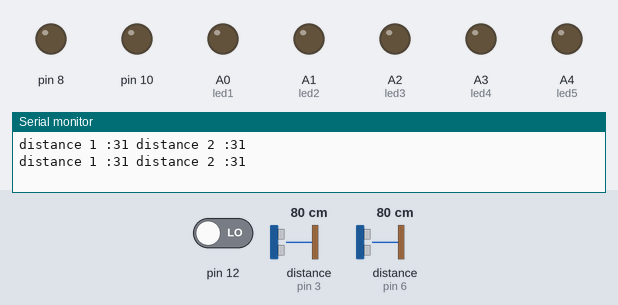
A sketch run on a simulated Arduino Uno, built with avr-gcc and run on an emulated ATmega328P. On the bench: output pins drawn as LEDs (lit = HIGH), the last lines printed to the serial monitor. Inputs (shaded band) come from the test bench; at power-on: distance to the obstacle (sensors on pin 3, pin 6) 80 cm, pin 12 LOW.

Above: at 1.8 s.
1.9 s: distance to the obstacle (sensor on pin 3) set to 56 cm
3.4 s: distance to the obstacle (sensor on pin 3) set to 51 cm
At 4.8 s:
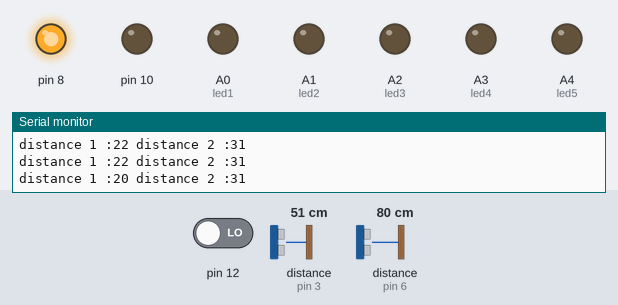
5.5 s: distance to the obstacle (sensor on pin 6) set to 45 cm
7.2 s: distance to the obstacle (sensor on pin 6) set to 38 cm
At 9.0 s:
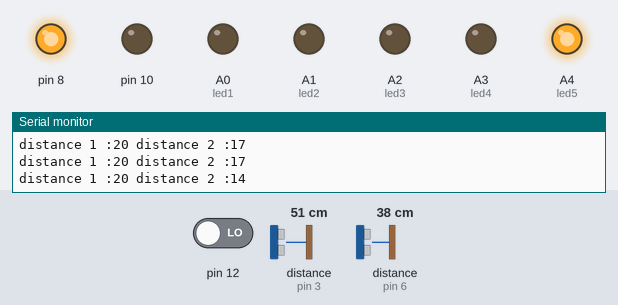
9.5 s: pin 12 driven HIGH
At 11.0 s:
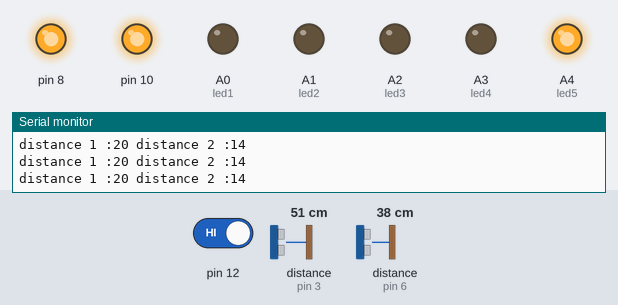
11.5 s: distance to the obstacle (sensor on pin 3) set to 60 cm
At 13.1 s:
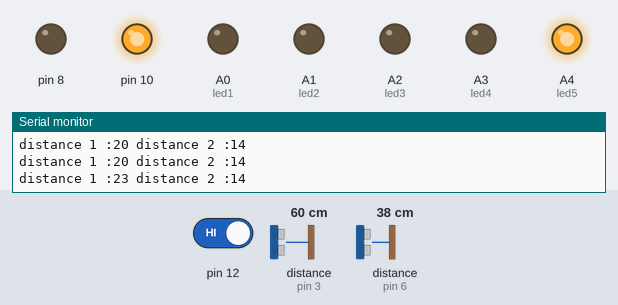
Timing chart, 0 to 14.6 s (numbered marks = the images above; inputs shaded):
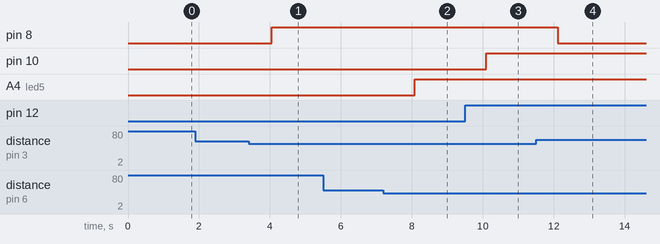

Measured:
- the behaviour switches between 54 and 53 cm on distance to the obstacle (sensor on pin 3) (found by bisection; images 0 and 1)
- the behaviour switches between 41 and 40 cm on distance to the obstacle (sensor on pin 6) (found by bisection; images 1 and 2)
- after the input at 3.4 s, pin 8: LOW → HIGH after 0.65 s
- after the input at 7.2 s, A4 (led5): LOW → HIGH after 0.88 s
- after the input at 9.5 s, pin 10: LOW → HIGH after 0.60 s
- after the input at 11.5 s, pin 8: HIGH → LOW after 0.61 s

The sketch:

US-TEST.ino
```cpp
#include <Ultrasonic.h>

Ultrasonic ultrasonic1(2, 3);
Ultrasonic ultrasonic2(5, 6);

int distance1, distance2;

int led1 = A0;
int led2 = A1;
int led3 = A2;
int led4 = A3;
int led5 = A4;

void setup() {
  Serial.begin(9600);
  pinMode(8, OUTPUT);

  pinMode(led1, OUTPUT);
  pinMode(led2, OUTPUT);
  pinMode(led3, OUTPUT);
  pinMode(led4, OUTPUT);
  pinMode(led5, OUTPUT);

  pinMode(12, INPUT);
  pinMode(10, OUTPUT);
}

void loop() {

  distance1 = ultrasonic1.read("CM");
  distance2 = ultrasonic2.read("CM");

  if (distance1 > 20) {
    digitalWrite(8, LOW);
  } else {
    digitalWrite(8, HIGH);
  }

  Serial.print("distance 1 :");
  Serial.print(distance1);
  Serial.print(" distance 2 :");
  Serial.print(distance2);
  Serial.println();

  /////////////////////////////////////////////////////////////////////////////

  if (  (distance2 > 0) && (distance2 <= 5)   )
  {
    digitalWrite(led1, HIGH);
    digitalWrite(led2, HIGH);
    digitalWrite(led3, HIGH);
    digitalWrite(led4, HIGH);
    digitalWrite(led5, HIGH);
  }

  else if (  (distance2 > 5) && (distance2 <= 8)  )
  {

    digitalWrite(led1, LOW);
    digitalWrite(led2, HIGH);
    digitalWrite(led3, HIGH);
    digitalWrite(led4, HIGH);
    digitalWrite(led5, HIGH);

  } else

    if (  (distance2 > 8) && (distance2 <= 10)  )
    {

      digitalWrite(led1, LOW);
      digitalWrite(led2, LOW);
      digitalWrite(led3, HIGH);
      digitalWrite(led4, HIGH);
      digitalWrite(led5, HIGH);
    } else

      if (  (distance2 > 10) && (distance2 <= 13)  )
      {

       digitalWrite(led1, LOW);
       digitalWrite(led2, LOW);
       digitalWrite(led3, LOW);
       digitalWrite(led4, HIGH);
       digitalWrite(led5, HIGH);
      } else

        if (  (distance2 > 13) && (distance2 <= 15)  )
        {

        digitalWrite(led1, LOW);
        digitalWrite(led2, LOW);
        digitalWrite(led3, LOW);
        digitalWrite(led4, LOW);
        digitalWrite(led5, HIGH);
        } else

          if ( distance2 > 15 )
          {

         digitalWrite(led1, LOW);
         digitalWrite(led2, LOW);
         digitalWrite(led3, LOW);
         digitalWrite(led4, LOW);
         digitalWrite(led5, LOW);
          }
 /////////////////////////////////////////////////////////////////////////////////////////
  if (digitalRead(12) == HIGH) {
    digitalWrite(10, HIGH);
  } else {
    digitalWrite(10, LOW);
  }

  delay(1000);
}
```
